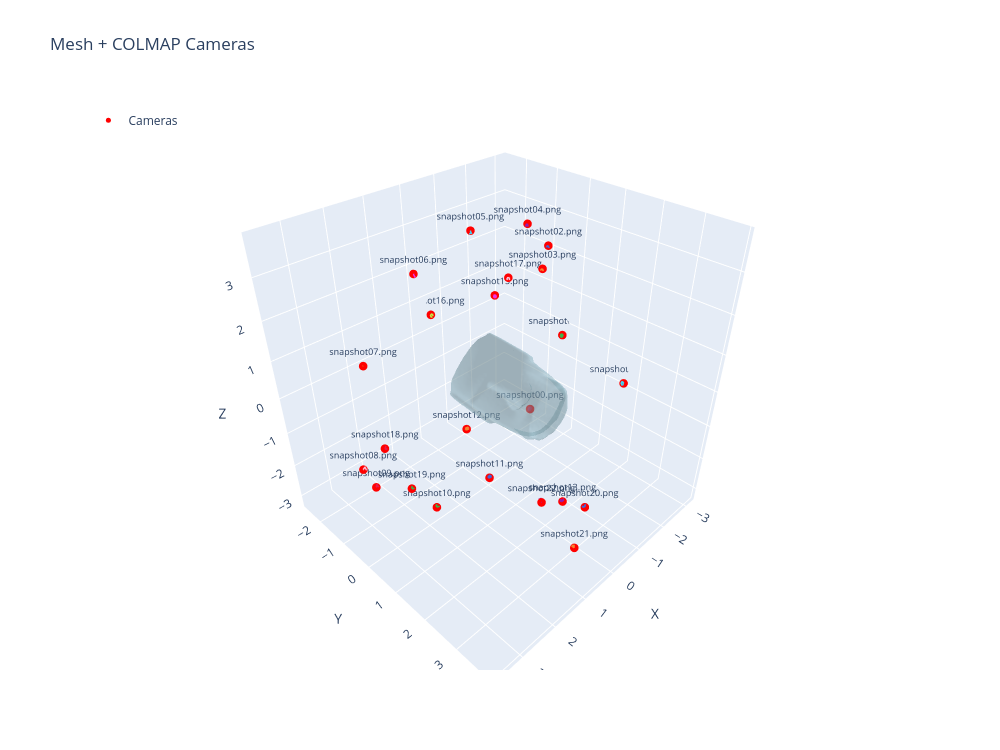

This figure's notebook cell:
### Code cell
# ── Build the figure ─────────────────────────────────────────
fig = go.Figure()

# 1) Mesh (subsample triangles for performance)
max_tris = 50_000
if len(triangles) > max_tris:
    idx = np.random.default_rng(0).choice(len(triangles), max_tris, replace=False)
    tri_sub = triangles[idx]
else:
    tri_sub = triangles

fig.add_trace(go.Mesh3d(
    x=vertices[:, 0], y=vertices[:, 1], z=vertices[:, 2],
    i=tri_sub[:, 0], j=tri_sub[:, 1], k=tri_sub[:, 2],
    color="lightblue", opacity=0.35,
    lighting=dict(ambient=0.6, diffuse=0.5),
    name="Mesh",
    hoverinfo="skip",
))

# 2) Camera centers
fig.add_trace(go.Scatter3d(
    x=cam_centers[:, 0], y=cam_centers[:, 1], z=cam_centers[:, 2],
    mode="markers+text",
    marker=dict(size=5, color="red"),
    text=cam_labels,
    textposition="top center",
    textfont=dict(size=9),
    name="Cameras",
    hovertext=cam_labels,
    hoverinfo="text",
))

# 3) Camera frustums
colors = [
    "#e6194b", "#3cb44b", "#4363d8", "#f58231", "#911eb4",
    "#42d4f4", "#f032e6", "#bfef45", "#fabed4",
]

for i in range(n_views):
    fx, fy, cx, cy, W, H = cam_intr[i]
    xs, ys, zs, _ = build_frustum_lines(cam_R[i], cam_t[i], fx, fy, cx, cy, W, H)
    color = colors[i % len(colors)]
    fig.add_trace(go.Scatter3d(
        x=xs, y=ys, z=zs,
        mode="lines",
        line=dict(color=color, width=3),
        name=cam_labels[i],
        hoverinfo="name",
        showlegend=False,
    ))

# ── Layout ───────────────────────────────────────────────────
fig.update_layout(
    title="Mesh + COLMAP Cameras",
    scene=dict(
        aspectmode="data",
        xaxis_title="X", yaxis_title="Y", zaxis_title="Z",
    ),
    width=1000, height=750,
    legend=dict(x=0.01, y=0.99),
)

fig.show()

### Figure 1 — Plotly figure (JSON) as saved in the notebook; plotly's stock layout.template omitted (floating-point values rounded to 4 significant figures; data arrays with more than 128 entries replaced by an {"elided": "..."} marker saying what was removed)
{"data": [{"color": "lightblue", "hoverinfo": "skip", "i": {"elided": "37514 int values"}, "j": {"elided": "37514 int values"}, "k": {"elided": "37514 int values"}, "lighting": {"ambient": 0.6, "diffuse": 0.5}, "name": "Mesh", "opacity": 0.35, "type": "mesh3d", "x": {"elided": "18759 float values"}, "y": {"elided": "18759 float values"}, "z": {"elided": "18759 float values"}}, {"hoverinfo": "text", "hovertext": ["snapshot00.png", "snapshot01.png", "snapshot02.png", "snapshot03.png", "snapshot04.png", "snapshot05.png", "snapshot06.png", "snapshot07.png", "snapshot08.png", "snapshot09.png", "snapshot10.png", "snapshot11.png", "snapshot12.png", "snapshot13.png", "snapshot14.png", "snapshot15.png", "snapshot16.png", "snapshot17.png", "snapshot18.png", "snapshot19.png", "snapshot20.png", "snapshot21.png", "snapshot22.png"], "marker": {"color": "red", "size": 5}, "mode": "markers+text", "name": "Cameras", "text": ["snapshot00.png", "snapshot01.png", "snapshot02.png", "snapshot03.png", "snapshot04.png", "snapshot05.png", "snapshot06.png", "snapshot07.png", "snapshot08.png", "snapshot09.png", "snapshot10.png", "snapshot11.png", "snapshot12.png", "snapshot13.png", "snapshot14.png", "snapshot15.png", "snapshot16.png", "snapshot17.png", "snapshot18.png", "snapshot19.png", "snapshot20.png", "snapshot21.png", "snapshot22.png"], "textfont": {"size": 9}, "textposition": "top center", "type": "scatter3d", "x": [-2.002, -3.103, -2.32, -1.896, -1.162, 0.3155, 1.859, 3.289, 3.615, 3.331, 1.824, -0.05904, -0.4191, -0.6718, -3.143, -2.029, -0.4804, -2.204, 2.14, 2.089, -0.687, 1.16, 2.407], "y": [-0.4186, -0.3434, -0.2915, -0.07354, 0.09414, -0.09462, -0.04579, 0.05457, 0.04365, -0.01956, 0.09908, -0.01955, -1.259, 1.952, 1.701, -1.794, -2.545, -1.48, -1.353, -0.4782, 2.629, 3.769, 3.875], "z": [-2.169, -0.2614, 2.534, 2.16, 3.516, 3.74, 3.338, 1.951, -0.4728, -1.209, -2.807, -3.16, -2.446, -3.065, -0.8276, 0.777, 0.52, 1.33, -1.642, -2.403, -2.792, -1.836, 0.433]}, {"hoverinfo": "name", "line": {"color": "#e6194b", "width": 3}, "mode": "lines", "name": "snapshot00.png", "showlegend": false, "type": "scatter3d", "x": [-2.002, -1.996, null, -2.002, -1.933, null, -2.002, -1.947, null, -2.002, -2.01, null, -1.996, -1.933, null, -1.933, -1.947, null, -1.947, -2.01, null, -2.01, -1.996, null], "y": [-0.4186, -0.4242, null, -0.4186, -0.4266, null, -0.4186, -0.3736, null, -0.4186, -0.3711, null, -0.4242, -0.4266, null, -0.4266, -0.3736, null, -0.3736, -0.3711, null, -0.3711, -0.4242, null], "z": [-2.169, -2.099, null, -2.169, -2.154, null, -2.169, -2.172, null, -2.169, -2.117, null, -2.099, -2.154, null, -2.154, -2.172, null, -2.172, -2.117, null, -2.117, -2.099, null]}, {"hoverinfo": "name", "line": {"color": "#3cb44b", "width": 3}, "mode": "lines", "name": "snapshot01.png", "showlegend": false, "type": "scatter3d", "x": [-3.103, -3.057, null, -3.103, -3.039, null, -3.103, -3.058, null, -3.103, -3.076, null, -3.057, -3.039, null, -3.039, -3.058, null, -3.058, -3.076, null, -3.076, -3.057, null], "y": [-0.3434, -0.3451, null, -0.3434, -0.3573, null, -0.3434, -0.3046, null, -0.3434, -0.2924, null, -0.3451, -0.3573, null, -0.3573, -0.3046, null, -0.3046, -0.2924, null, -0.2924, -0.3451, null], "z": [-0.2614, -0.2073, null, -0.2614, -0.2875, null, -0.2614, -0.3, null, -0.2614, -0.2197, null, -0.2073, -0.2875, null, -0.2875, -0.3, null, -0.3, -0.2197, null, -0.2197, -0.2073, null]}, {"hoverinfo": "name", "line": {"color": "#4363d8", "width": 3}, "mode": "lines", "name": "snapshot02.png", "showlegend": false, "type": "scatter3d", "x": [-2.32, -2.249, null, -2.32, -2.294, null, -2.32, -2.321, null, -2.32, -2.276, null, -2.249, -2.294, null, -2.294, -2.321, null, -2.321, -2.276, null, -2.276, -2.249, null], "y": [-0.2915, -0.2867, null, -0.2915, -0.3114, null, -0.2915, -0.2605, null, -0.2915, -0.2357, null, -0.2867, -0.3114, null, -0.3114, -0.2605, null, -0.2605, -0.2357, null, -0.2357, -0.2867, null], "z": [2.534, 2.537, null, 2.534, 2.471, null, 2.534, 2.47, null, 2.534, 2.536, null, 2.537, 2.471, null, 2.471, 2.47, null, 2.47, 2.536, null, 2.536, 2.537, null]}, {"hoverinfo": "name", "line": {"color": "#f58231", "width": 3}, "mode": "lines", "name": "snapshot03.png", "showlegend": false, "type": "scatter3d", "x": [-1.896, -1.825, null, -1.896, -1.87, null, -1.896, -1.897, null, -1.896, -1.852, null, -1.825, -1.87, null, -1.87, -1.897, null, -1.897, -1.852, null, -1.852, -1.825, null], "y": [-0.07354, -0.06877, null, -0.07354, -0.09353, null, -0.07354, -0.04251, null, -0.07354, -0.01774, null, -0.06877, -0.09353, null, -0.09353, -0.04251, null, -0.04251, -0.01774, null, -0.01774, -0.06877, null], "z": [2.16, 2.162, null, 2.16, 2.097, null, 2.16, 2.096, null, 2.16, 2.162, null, 2.162, 2.097, null, 2.097, 2.096, null, 2.096, 2.162, null, 2.162, 2.162, null]}, {"hoverinfo": "name", "line": {"color": "#911eb4", "width": 3}, "mode": "lines", "name": "snapshot04.png", "showlegend": false, "type": "scatter3d", "x": [-1.162, -1.097, null, -1.162, -1.167, null, -1.162, -1.189, null, -1.162, -1.119, null, -1.097, -1.167, null, -1.167, -1.189, null, -1.189, -1.119, null, -1.119, -1.097, null], "y": [0.09414, 0.09316, null, 0.09414, 0.06742, null, 0.09414, 0.1203, null, 0.09414, 0.1461, null, 0.09316, 0.06742, null, 0.06742, 0.1203, null, 0.1203, 0.1461, null, 0.1461, 0.09316, null], "z": [3.516, 3.488, null, 3.516, 3.45, null, 3.516, 3.456, null, 3.516, 3.493, null, 3.488, 3.45, null, 3.45, 3.456, null, 3.456, 3.493, null, 3.493, 3.488, null]}, {"hoverinfo": "name", "line": {"color": "#42d4f4", "width": 3}, "mode": "lines", "name": "snapshot05.png", "showlegend": false, "type": "scatter3d", "x": [0.3155, 0.3619, null, 0.3155, 0.2812, null, 0.3155, 0.2663, null, 0.3155, 0.347, null, 0.3619, 0.2812, null, 0.2812, 0.2663, null, 0.2663, 0.347, null, 0.347, 0.3619, null], "y": [-0.09462, -0.09524, null, -0.09462, -0.1165, null, -0.09462, -0.06356, null, -0.09462, -0.04228, null, -0.09524, -0.1165, null, -0.1165, -0.06356, null, -0.06356, -0.04228, null, -0.04228, -0.09524, null], "z": [3.74, 3.686, null, 3.74, 3.682, null, 3.74, 3.699, null, 3.74, 3.704, null, 3.686, 3.682, null, 3.682, 3.699, null, 3.699, 3.704, null, 3.704, 3.686, null]}, {"hoverinfo": "name", "line": {"color": "#f032e6", "width": 3}, "mode": "lines", "name": "snapshot06.png", "showlegend": false, "type": "scatter3d", "x": [1.859, 1.876, null, 1.859, 1.803, null, 1.859, 1.795, null, 1.859, 1.869, null, 1.876, 1.803, null, 1.803, 1.795, null, 1.795, 1.869, null, 1.869, 1.876, null], "y": [-0.04579, -0.04592, null, -0.04579, -0.06938, null, -0.04579, -0.01655, null, -0.04579, 0.006906, null, -0.04592, -0.06938, null, -0.06938, -0.01655, null, -0.01655, 0.006906, null, 0.006906, -0.04592, null], "z": [3.338, 3.269, null, 3.338, 3.3, null, 3.338, 3.322, null, 3.338, 3.291, null, 3.269, 3.3, null, 3.3, 3.322, null, 3.322, 3.291, null, 3.291, 3.269, null]}, {"hoverinfo": "name", "line": {"color": "#bfef45", "width": 3}, "mode": "lines", "name": "snapshot07.png", "showlegend": false, "type": "scatter3d", "x": [3.289, 3.266, null, 3.289, 3.222, null, 3.289, 3.228, null, 3.289, 3.271, null, 3.266, 3.222, null, 3.222, 3.228, null, 3.228, 3.271, null, 3.271, 3.266, null], "y": [0.05457, 0.05209, null, 0.05457, 0.02987, null, 0.05457, 0.08333, null, 0.05457, 0.1056, null, 0.05209, 0.02987, null, 0.02987, 0.08333, null, 0.08333, 0.1056, null, 0.1056, 0.05209, null], "z": [1.951, 1.884, null, 1.951, 1.952, null, 1.951, 1.972, null, 1.951, 1.905, null, 1.884, 1.952, null, 1.952, 1.972, null, 1.972, 1.905, null, 1.905, 1.884, null]}, {"hoverinfo": "name", "line": {"color": "#fabed4", "width": 3}, "mode": "lines", "name": "snapshot08.png", "showlegend": false, "type": "scatter3d", "x": [3.615, 3.555, null, 3.615, 3.562, null, 3.615, 3.581, null, 3.615, 3.574, null, 3.555, 3.562, null, 3.562, 3.581, null, 3.581, 3.574, null, 3.574, 3.555, null], "y": [0.04365, 0.04931, null, 0.04365, 0.01447, null, 0.04365, 0.06459, null, 0.04365, 0.09943, null, 0.04931, 0.01447, null, 0.01447, 0.06459, null, 0.06459, 0.09943, null, 0.09943, 0.04931, null], "z": [-0.4728, -0.5106, null, -0.4728, -0.4351, null, -0.4728, -0.4138, null, -0.4728, -0.4893, null, -0.5106, -0.4351, null, -0.4351, -0.4138, null, -0.4138, -0.4893, null, -0.4893, -0.5106, null]}, {"hoverinfo": "name", "line": {"color": "#e6194b", "width": 3}, "mode": "lines", "name": "snapshot09.png", "showlegend": false, "type": "scatter3d", "x": [3.331, 3.262, null, 3.331, 3.3, null, 3.331, 3.313, null, 3.331, 3.276, null, 3.262, 3.3, null, 3.3, 3.313, null, 3.313, 3.276, null, 3.276, 3.262, null], "y": [-0.01956, -0.03537, null, -0.01956, -0.03069, null, -0.01956, 0.02464, null, -0.01956, 0.01995, null, -0.03537, -0.03069, null, -0.03069, 0.02464, null, 0.02464, 0.01995, null, 0.01995, -0.03537, null], "z": [-1.209, -1.22, null, -1.209, -1.146, null, -1.209, -1.156, null, -1.209, -1.23, null, -1.22, -1.146, null, -1.146, -1.156, null, -1.156, -1.23, null, -1.23, -1.22, null]}, {"hoverinfo": "name", "line": {"color": "#3cb44b", "width": 3}, "mode": "lines", "name": "snapshot10.png", "showlegend": false, "type": "scatter3d", "x": [1.824, 1.761, null, 1.824, 1.835, null, 1.824, 1.842, null, 1.824, 1.768, null, 1.761, 1.835, null, 1.835, 1.842, null, 1.842, 1.768, null, 1.768, 1.761, null], "y": [0.09908, 0.08394, null, 0.09908, 0.0834, null, 0.09908, 0.1393, null, 0.09908, 0.1398, null, 0.08394, 0.0834, null, 0.0834, 0.1393, null, 0.1393, 0.1398, null, 0.1398, 0.08394, null], "z": [-2.807, -2.777, null, -2.807, -2.738, null, -2.807, -2.751, null, -2.807, -2.789, null, -2.777, -2.738, null, -2.738, -2.751, null, -2.751, -2.789, null, -2.789, -2.777, null]}, {"hoverinfo": "name", "line": {"color": "#4363d8", "width": 3}, "mode": "lines", "name": "snapshot11.png", "showlegend": false, "type": "scatter3d", "x": [-0.05904, -0.09771, null, -0.05904, -0.0145, null, -0.05904, -0.01281, null, -0.05904, -0.09602, null, -0.09771, -0.0145, null, -0.0145, -0.01281, null, -0.01281, -0.09602, null, -0.09602, -0.09771, null], "y": [-0.01955, -0.03091, null, -0.01955, -0.03507, null, -0.01955, 0.02015, null, -0.01955, 0.02431, null, -0.03091, -0.03507, null, -0.03507, 0.02015, null, 0.02015, 0.02431, null, 0.02431, -0.03091, null], "z": [-3.16, -3.101, null, -3.16, -3.107, null, -3.16, -3.123, null, -3.16, -3.118, null, -3.101, -3.107, null, -3.107, -3.123, null, -3.123, -3.118, null, -3.118, -3.101, null]}, {"hoverinfo": "name", "line": {"color": "#f58231", "width": 3}, "mode": "lines", "name": "snapshot12.png", "showlegend": false, "type": "scatter3d", "x": [-0.4191, -0.4523, null, -0.4191, -0.3701, null, -0.4191, -0.3684, null, -0.4191, -0.4506, null, -0.4523, -0.3701, null, -0.3701, -0.3684, null, -0.3684, -0.4506, null, -0.4506, -0.4523, null], "y": [-1.259, -1.244, null, -1.259, -1.255, null, -1.259, -1.211, null, -1.259, -1.2, null, -1.244, -1.255, null, -1.255, -1.211, null, -1.211, -1.2, null, -1.2, -1.244, null], "z": [-2.446, -2.385, null, -2.446, -2.394, null, -2.446, -2.431, null, -2.446, -2.421, null, -2.385, -2.394, null, -2.394, -2.431, null, -2.431, -2.421, null, -2.421, -2.385, null]}, {"hoverinfo": "name", "line": {"color": "#911eb4", "width": 3}, "mode": "lines", "name": "snapshot13.png", "showlegend": false, "type": "scatter3d", "x": [-0.6718, -0.7059, null, -0.6718, -0.6274, null, -0.6718, -0.6131, null, -0.6718, -0.6917, null, -0.7059, -0.6274, null, -0.6274, -0.6131, null, -0.6131, -0.6917, null, -0.6917, -0.7059, null], "y": [1.952, 1.919, null, 1.952, 1.904, null, 1.952, 1.959, null, 1.952, 1.974, null, 1.919, 1.904, null, 1.904, 1.959, null, 1.959, 1.974, null, 1.974, 1.919, null], "z": [-3.065, -3.012, null, -3.065, -3.037, null, -3.065, -3.025, null, -3.065, -3.0, null, -3.012, -3.037, null, -3.037, -3.025, null, -3.025, -3.0, null, -3.0, -3.012, null]}, {"hoverinfo": "name", "line": {"color": "#42d4f4", "width": 3}, "mode": "lines", "name": "snapshot14.png", "showlegend": false, "type": "scatter3d", "x": [-3.143, -3.114, null, -3.143, -3.086, null, -3.143, -3.078, null, -3.143, -3.107, null, -3.114, -3.086, null, -3.086, -3.078, null, -3.078, -3.107, null, -3.107, -3.114, null], "y": [1.701, 1.656, null, 1.701, 1.67, null, 1.701, 1.726, null, 1.701, 1.712, null, 1.656, 1.67, null, 1.67, 1.726, null, 1.726, 1.712, null, 1.712, 1.656, null], "z": [-0.8276, -0.7796, null, -0.8276, -0.857, null, -0.8276, -0.8444, null, -0.8276, -0.767, null, -0.7796, -0.857, null, -0.857, -0.8444, null, -0.8444, -0.767, null, -0.767, -0.7796, null]}, {"hoverinfo": "name", "line": {"color": "#f032e6", "width": 3}, "mode": "lines", "name": "snapshot15.png", "showlegend": false, "type": "scatter3d", "x": [-2.029, -1.966, null, -2.029, -1.988, null, -2.029, -2.031, null, -2.029, -2.009, null, -1.966, -1.988, null, -1.988, -2.031, null, -2.031, -2.009, null, -2.009, -1.966, null], "y": [-1.794, -1.776, null, -1.794, -1.771, null, -1.794, -1.735, null, -1.794, -1.739, null, -1.776, -1.771, null, -1.771, -1.735, null, -1.735, -1.739, null, -1.739, -1.776, null], "z": [0.777, 0.8036, null, 0.777, 0.7235, null, 0.777, 0.7372, null, 0.777, 0.8174, null, 0.8036, 0.7235, null, 0.7235, 0.7372, null, 0.7372, 0.8174, null, 0.8174, 0.8036, null]}, {"hoverinfo": "name", "line": {"color": "#bfef45", "width": 3}, "mode": "lines", "name": "snapshot16.png", "showlegend": false, "type": "scatter3d", "x": [-0.4804, -0.4351, null, -0.4804, -0.4511, null, -0.4804, -0.5064, null, -0.4804, -0.4903, null, -0.4351, -0.4511, null, -0.4511, -0.5064, null, -0.5064, -0.4903, null, -0.4903, -0.4351, null], "y": [-2.545, -2.5, null, -2.545, -2.502, null, -2.545, -2.491, null, -2.545, -2.489, null, -2.5, -2.502, null, -2.502, -2.491, null, -2.491, -2.489, null, -2.489, -2.5, null], "z": [0.52, 0.5524, null, 0.52, 0.4709, null, 0.52, 0.4814, null, 0.52, 0.563, null, 0.5524, 0.4709, null, 0.4709, 0.4814, null, 0.4814, 0.563, null, 0.563, 0.5524, null]}, {"hoverinfo": "name", "line": {"color": "#fabed4", "width": 3}, "mode": "lines", "name": "snapshot17.png", "showlegend": false, "type": "scatter3d", "x": [-2.204, -2.141, null, -2.204, -2.16, null, -2.204, -2.201, null, -2.204, -2.181, null, -2.141, -2.16, null, -2.16, -2.201, null, -2.201, -2.181, null, -2.181, -2.141, null], "y": [-1.48, -1.459, null, -1.48, -1.473, null, -1.48, -1.433, null, -1.48, -1.419, null, -1.459, -1.473, null, -1.473, -1.433, null, -1.433, -1.419, null, -1.419, -1.459, null], "z": [1.33, 1.355, null, 1.33, 1.275, null, 1.33, 1.278, null, 1.33, 1.358, null, 1.355, 1.275, null, 1.275, 1.278, null, 1.278, 1.358, null, 1.358, 1.355, null]}, {"hoverinfo": "name", "line": {"color": "#e6194b", "width": 3}, "mode": "lines", "name": "snapshot18.png", "showlegend": false, "type": "scatter3d", "x": [2.14, 2.083, null, 2.14, 2.153, null, 2.14, 2.143, null, 2.14, 2.074, null, 2.083, 2.153, null, 2.153, 2.143, null, 2.143, 2.074, null, 2.074, 2.083, null], "y": [-1.353, -1.358, null, -1.353, -1.314, null, -1.353, -1.283, null, -1.353, -1.327, null, -1.358, -1.314, null, -1.314, -1.283, null, -1.283, -1.327, null, -1.327, -1.358, null], "z": [-1.642, -1.599, null, -1.642, -1.584, null, -1.642, -1.631, null, -1.642, -1.646, null, -1.599, -1.584, null, -1.584, -1.631, null, -1.631, -1.646, null, -1.646, -1.599, null]}, {"hoverinfo": "name", "line": {"color": "#3cb44b", "width": 3}, "mode": "lines", "name": "snapshot19.png", "showlegend": false, "type": "scatter3d", "x": [2.089, 2.041, null, 2.089, 2.106, null, 2.089, 2.085, null, 2.089, 2.02, null, 2.041, 2.106, null, 2.106, 2.085, null, 2.085, 2.02, null, 2.02, 2.041, null], "y": [-0.4782, -0.5027, null, -0.4782, -0.4522, null, -0.4782, -0.4126, null, -0.4782, -0.463, null, -0.5027, -0.4522, null, -0.4522, -0.4126, null, -0.4126, -0.463, null, -0.463, -0.5027, null], "z": [-2.403, -2.356, null, -2.403, -2.339, null, -2.403, -2.375, null, -2.403, -2.392, null, -2.356, -2.339, null, -2.339, -2.375, null, -2.375, -2.392, null, -2.392, -2.356, null]}, {"hoverinfo": "name", "line": {"color": "#4363d8", "width": 3}, "mode": "lines", "name": "snapshot20.png", "showlegend": false, "type": "scatter3d", "x": [-0.687, -0.7053, null, -0.687, -0.6276, null, -0.687, -0.6436, null, -0.687, -0.7214, null, -0.7053, -0.6276, null, -0.6276, -0.6436, null, -0.6436, -0.7214, null, -0.7214, -0.7053, null], "y": [2.629, 2.567, null, 2.629, 2.598, null, 2.629, 2.645, null, 2.629, 2.614, null, 2.567, 2.598, null, 2.598, 2.645, null, 2.645, 2.614, null, 2.614, 2.567, null], "z": [-2.792, -2.761, null, -2.792, -2.767, null, -2.792, -2.738, null, -2.792, -2.731, null, -2.761, -2.767, null, -2.767, -2.738, null, -2.738, -2.731, null, -2.731, -2.761, null]}, {"hoverinfo": "name", "line": {"color": "#f58231", "width": 3}, "mode": "lines", "name": "snapshot21.png", "showlegend": false, "type": "scatter3d", "x": [1.16, 1.134, null, 1.16, 1.196, null, 1.16, 1.161, null, 1.16, 1.098, null, 1.134, 1.196, null, 1.196, 1.161, null, 1.161, 1.098, null, 1.098, 1.134, null], "y": [3.769, 3.704, null, 3.769, 3.723, null, 3.769, 3.757, null, 3.769, 3.738, null, 3.704, 3.723, null, 3.723, 3.757, null, 3.757, 3.738, null, 3.738, 3.704, null], "z": [-1.836, -1.848, null, -1.836, -1.796, null, -1.836, -1.766, null, -1.836, -1.818, null, -1.848, -1.796, null, -1.796, -1.766, null, -1.766, -1.818, null, -1.818, -1.848, null]}, {"hoverinfo": "name", "line": {"color": "#911eb4", "width": 3}, "mode": "lines", "name": "snapshot22.png", "showlegend": false, "type": "scatter3d", "x": [2.407, 2.387, null, 2.407, 2.409, null, 2.407, 2.366, null, 2.407, 2.344, null, 2.387, 2.409, null, 2.409, 2.366, null, 2.366, 2.344, null, 2.344, 2.387, null], "y": [3.875, 3.83, null, 3.875, 3.81, null, 3.875, 3.842, null, 3.875, 3.862, null, 3.83, 3.81, null, 3.81, 3.842, null, 3.842, 3.862, null, 3.862, 3.83, null], "z": [0.433, 0.3818, null, 0.433, 0.46, null, 0.433, 0.4804, null, 0.433, 0.4022, null, 0.3818, 0.46, null, 0.46, 0.4804, null, 0.4804, 0.4022, null, 0.4022, 0.3818, null]}], "layout": {"height": 750, "legend": {"x": 0.01, "y": 0.99}, "scene": {"aspectmode": "data", "xaxis": {"title": {"text": "X"}}, "yaxis": {"title": {"text": "Y"}}, "zaxis": {"title": {"text": "Z"}}}, "title": {"text": "Mesh + COLMAP Cameras"}, "width": 1000}}
